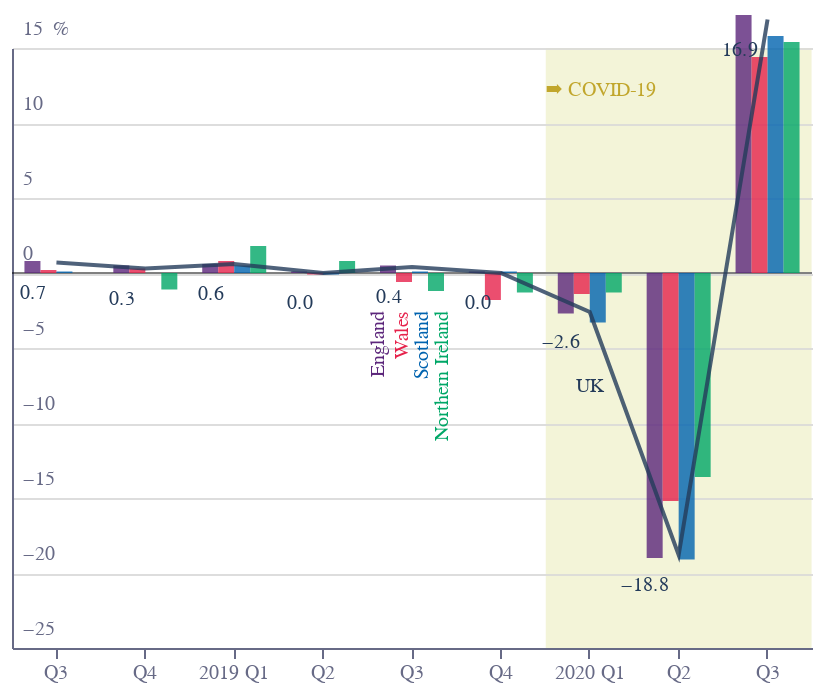

Here is the notebook cell this chart was saved with:
### Code cell
bars = alt.Chart(f1).encode(
    y=alt.Y(
        "value:Q",
        stack=False,
        title="",
        axis=alt.Axis(
            grid=True,
            title="%",
            titleAnchor="start",
            labelColor=colors["eco-gray"],
            titleColor=colors["eco-gray"],
            tickColor=colors["eco-gray"],
            domainColor=colors["eco-gray"],
            titleFontSize=10,
            titleFontWeight="normal",
            ticks=False,
            labelAlign="left",
            labelBaseline="middle",
            labelPadding=-5,
            labelOffset=-10,
            titleX=20,
            titleY=-5,
            titleBaseline="bottom",
            titleAngle=0,
            titleAlign="left",
            tickCount=7,
            format=".0f",
        ),
        scale=alt.Scale(domain=[-22, 15]),
    ),
    x=alt.X(
        "date:N",
        title="",
        axis=alt.Axis(
            labelColor=colors["eco-gray"],
            titleColor=colors["eco-gray"],
            tickColor=colors["eco-gray"],
            domainColor=colors["eco-gray"],
            orient="bottom",
            labelExpr="indexof(datum.value,'Q1')>-1?slice(datum.value,0,4)+' '+slice(datum.value,4):slice(datum.value,4)",
            labelAngle=0,
        ),
    ),
)

xAxis = (
    alt.Chart(pd.DataFrame([{"value": 0}]))
    .mark_rule(size=0.5)
    .encode(
        y=alt.Y("value:Q"),
    )
)
rect = (
    alt.Chart(dr)
    .mark_rect(blend="darken", xOffset=-22, x2Offset=22)
    .encode(
        x2="q3:N",
        color=alt.Color("color:N", scale=None),
        x=alt.X(
            "start:N",
            title="",
            axis=alt.Axis(
                labelColor=colors["eco-gray"],
                titleColor=colors["eco-gray"],
                tickColor=colors["eco-gray"],
                domainColor=colors["eco-gray"],
                orient="bottom",
                labelExpr="indexof(datum.value,'Q1')>-1?slice(datum.value,0,4)+' '+slice(datum.value,4):slice(datum.value,4)",
                labelAngle=0,
            ),
        ),
    )
)
bars1 = bars.mark_bar(
    size=8, xOffset=-12, color=colors["eco-purple"], opacity=0.8
).transform_filter("datum.region=='England'")
bars2 = bars.mark_bar(
    size=8, xOffset=-4, color=colors["eco-pink"], opacity=0.8
).transform_filter("datum.region=='Wales'")
bars3 = bars.mark_bar(
    size=8, xOffset=4, color=colors["eco-mid-blue"], opacity=0.8
).transform_filter("datum.region=='Scotland'")
bars4 = bars.mark_bar(
    size=8, xOffset=12, color=colors["eco-green"], opacity=0.8
).transform_filter("datum.region=='Northern Ireland'")
line = bars.mark_line(color=colors["eco-blue"], opacity=0.8).transform_filter(
    "datum.region=='UK'"
)

text = line.mark_text(
    yOffset=15, xOffset=-5, size=10, align="right", color=colors["eco-blue"]
).encode(text=alt.Text("value:Q", format=".1f"))
label1 = (
    alt.Chart(
        pd.DataFrame(
            [{"x": "2019Q3", "y": -2.5, "t": "England", "c": colors["eco-purple"]}]
        )
    )
    .mark_text(xOffset=-17, align="right", angle=270, size=10, baseline="middle")
    .encode(text="t", x="x:N", y="y:Q", color=alt.Color("c:N", scale=None))
)
label2 = (
    alt.Chart(
        pd.DataFrame(
            [{"x": "2019Q3", "y": -2.5, "t": "Wales", "c": colors["eco-pink"]}]
        )
    )
    .mark_text(xOffset=-5, align="right", angle=270, size=10, baseline="middle")
    .encode(text="t", x="x:N", y="y:Q", color=alt.Color("c:N", scale=None))
)
label3 = (
    alt.Chart(
        pd.DataFrame(
            [{"x": "2019Q3", "y": -2.5, "t": "Scotland", "c": colors["eco-mid-blue"]}]
        )
    )
    .mark_text(xOffset=5, align="right", angle=270, size=10, baseline="middle")
    .encode(text="t", x="x:N", y="y:Q", color=alt.Color("c:N", scale=None))
)
label4 = (
    alt.Chart(
        pd.DataFrame(
            [
                {
                    "x": "2019Q3",
                    "y": -2.5,
                    "t": "Northern Ireland",
                    "c": colors["eco-green"],
                }
            ]
        )
    )
    .mark_text(xOffset=15, align="right", angle=270, size=10, baseline="middle")
    .encode(text="t", x="x:N", y="y:Q", color=alt.Color("c:N", scale=None))
)
label5 = (
    alt.Chart(
        pd.DataFrame([{"x": "2020Q1", "y": -7.5, "t": "UK", "c": colors["eco-blue"]}])
    )
    .mark_text(xOffset=7, align="right", angle=0, size=10, baseline="middle")
    .encode(text="t", x="x:N", y="y:Q", color=alt.Color("c:N", scale=None))
)
label6 = (
    alt.Chart(
        pd.DataFrame([{"x": "2020Q1", "y": 12.2, "t": "➡ COVID-19", "c": "#c1a62c"}])
    )
    .mark_text(xOffset=-22, align="left", angle=0, size=10, baseline="middle")
    .encode(text="t", x="x:N", y="y:Q", color=alt.Color("c:N", scale=None))
)
labels = label1 + label2 + label3 + label4 + label5 + label6

layer = (
    (xAxis + rect + bars1 + bars2 + bars3 + bars4 + line + text + labels)
    .configure_view(stroke=None)
    .properties(title="")
    .properties(height=300, width=400)
)
layer.save("visualisation/" + f + ".json")
layer

### Figure 1 — Vega-Lite specification as saved in the notebook (floating-point values rounded to 4 significant figures)
{"config": {"view": {"continuousWidth": 400, "continuousHeight": 300, "stroke": null}}, "layer": [{"data": {"name": "data-4c6f780913a45f81a467345005541598"}, "mark": {"type": "rule", "size": 0.5}, "encoding": {"y": {"type": "quantitative", "field": "value"}}}, {"data": {"name": "data-f4d0010da2c5567cc0475caba435bfbc"}, "mark": {"type": "rect", "blend": "darken", "x2Offset": 22, "xOffset": -22}, "encoding": {"color": {"type": "nominal", "field": "color", "scale": null}, "x": {"type": "nominal", "axis": {"domainColor": "#676A86", "labelAngle": 0, "labelColor": "#676A86", "labelExpr": "indexof(datum.value,'Q1')>-1?slice(datum.value,0,4)+' '+slice(datum.value,4):slice(datum.value,4)", "orient": "bottom", "tickColor": "#676A86", "titleColor": "#676A86"}, "field": "start", "title": ""}, "x2": {"field": "q3"}}}, {"data": {"name": "data-7a91ca4379a42b0bce5ccb1fdf3de591"}, "mark": {"type": "bar", "color": "#5C267B", "opacity": 0.8, "size": 8, "xOffset": -12}, "encoding": {"x": {"type": "nominal", "axis": {"domainColor": "#676A86", "labelAngle": 0, "labelColor": "#676A86", "labelExpr": "indexof(datum.value,'Q1')>-1?slice(datum.value,0,4)+' '+slice(datum.value,4):slice(datum.value,4)", "orient": "bottom", "tickColor": "#676A86", "titleColor": "#676A86"}, "field": "date", "title": ""}, "y": {"type": "quantitative", "axis": {"domainColor": "#676A86", "format": ".0f", "grid": true, "labelAlign": "left", "labelBaseline": "middle", "labelColor": "#676A86", "labelOffset": -10, "labelPadding": -5, "tickColor": "#676A86", "tickCount": 7, "ticks": false, "title": "%", "titleAlign": "left", "titleAnchor": "start", "titleAngle": 0, "titleBaseline": "bottom", "titleColor": "#676A86", "titleFontSize": 10, "titleFontWeight": "normal", "titleX": 20, "titleY": -5}, "field": "value", "scale": {"domain": [-22, 15]}, "stack": false, "title": ""}}, "transform": [{"filter": "datum.region=='England'"}]}, {"data": {"name": "data-7a91ca4379a42b0bce5ccb1fdf3de591"}, "mark": {"type": "bar", "color": "#E6224B", "opacity": 0.8, "size": 8, "xOffset": -4}, "encoding": {"x": {"type": "nominal", "axis": {"domainColor": "#676A86", "labelAngle": 0, "labelColor": "#676A86", "labelExpr": "indexof(datum.value,'Q1')>-1?slice(datum.value,0,4)+' '+slice(datum.value,4):slice(datum.value,4)", "orient": "bottom", "tickColor": "#676A86", "titleColor": "#676A86"}, "field": "date", "title": ""}, "y": {"type": "quantitative", "axis": {"domainColor": "#676A86", "format": ".0f", "grid": true, "labelAlign": "left", "labelBaseline": "middle", "labelColor": "#676A86", "labelOffset": -10, "labelPadding": -5, "tickColor": "#676A86", "tickCount": 7, "ticks": false, "title": "%", "titleAlign": "left", "titleAnchor": "start", "titleAngle": 0, "titleBaseline": "bottom", "titleColor": "#676A86", "titleFontSize": 10, "titleFontWeight": "normal", "titleX": 20, "titleY": -5}, "field": "value", "scale": {"domain": [-22, 15]}, "stack": false, "title": ""}}, "transform": [{"filter": "datum.region=='Wales'"}]}, {"data": {"name": "data-7a91ca4379a42b0bce5ccb1fdf3de591"}, "mark": {"type": "bar", "color": "#0063AF", "opacity": 0.8, "size": 8, "xOffset": 4}, "encoding": {"x": {"type": "nominal", "axis": {"domainColor": "#676A86", "labelAngle": 0, "labelColor": "#676A86", "labelExpr": "indexof(datum.value,'Q1')>-1?slice(datum.value,0,4)+' '+slice(datum.value,4):slice(datum.value,4)", "orient": "bottom", "tickColor": "#676A86", "titleColor": "#676A86"}, "field": "date", "title": ""}, "y": {"type": "quantitative", "axis": {"domainColor": "#676A86", "format": ".0f", "grid": true, "labelAlign": "left", "labelBaseline": "middle", "labelColor": "#676A86", "labelOffset": -10, "labelPadding": -5, "tickColor": "#676A86", "tickCount": 7, "ticks": false, "title": "%", "titleAlign": "left", "titleAnchor": "start", "titleAngle": 0, "titleBaseline": "bottom", "titleColor": "#676A86", "titleFontSize": 10, "titleFontWeight": "normal", "titleX": 20, "titleY": -5}, "field": "value", "scale": {"domain": [-22, 15]}, "stack": false, "title": ""}}, "transform": [{"filter": "datum.region=='Scotland'"}]}, {"data": {"name": "data-7a91ca4379a42b0bce5ccb1fdf3de591"}, "mark": {"type": "bar", "color": "#00A767", "opacity": 0.8, "size": 8, "xOffset": 12}, "encoding": {"x": {"type": "nominal", "axis": {"domainColor": "#676A86", "labelAngle": 0, "labelColor": "#676A86", "labelExpr": "indexof(datum.value,'Q1')>-1?slice(datum.value,0,4)+' '+slice(datum.value,4):slice(datum.value,4)", "orient": "bottom", "tickColor": "#676A86", "titleColor": "#676A86"}, "field": "date", "title": ""}, "y": {"type": "quantitative", "axis": {"domainColor": "#676A86", "format": ".0f", "grid": true, "labelAlign": "left", "labelBaseline": "middle", "labelColor": "#676A86", "labelOffset": -10, "labelPadding": -5, "tickColor": "#676A86", "tickCount": 7, "ticks": false, "title": "%", "titleAlign": "left", "titleAnchor": "start", "titleAngle": 0, "titleBaseline": "bottom", "titleColor": "#676A86", "titleFontSize": 10, "titleFontWeight": "normal", "titleX": 20, "titleY": -5}, "field": "value", "scale": {"domain": [-22, 15]}, "stack": false, "title": ""}}, "transform": [{"filter": "datum.region=='Northern Ireland'"}]}, {"data": {"name": "data-7a91ca4379a42b0bce5ccb1fdf3de591"}, "mark": {"type": "line", "color": "#243B5A", "opacity": 0.8}, "encoding": {"x": {"type": "nominal", "axis": {"domainColor": "#676A86", "labelAngle": 0, "labelColor": "#676A86", "labelExpr": "indexof(datum.value,'Q1')>-1?slice(datum.value,0,4)+' '+slice(datum.value,4):slice(datum.value,4)", "orient": "bottom", "tickColor": "#676A86", "titleColor": "#676A86"}, "field": "date", "title": ""}, "y": {"type": "quantitative", "axis": {"domainColor": "#676A86", "format": ".0f", "grid": true, "labelAlign": "left", "labelBaseline": "middle", "labelColor": "#676A86", "labelOffset": -10, "labelPadding": -5, "tickColor": "#676A86", "tickCount": 7, "ticks": false, "title": "%", "titleAlign": "left", "titleAnchor": "start", "titleAngle": 0, "titleBaseline": "bottom", "titleColor": "#676A86", "titleFontSize": 10, "titleFontWeight": "normal", "titleX": 20, "titleY": -5}, "field": "value", "scale": {"domain": [-22, 15]}, "stack": false, "title": ""}}, "transform": [{"filter": "datum.region=='UK'"}]}, {"data": {"name": "data-7a91ca4379a42b0bce5ccb1fdf3de591"}, "mark": {"type": "text", "align": "right", "color": "#243B5A", "size": 10, "xOffset": -5, "yOffset": 15}, "encoding": {"text": {"type": "quantitative", "field": "value", "format": ".1f"}, "x": {"type": "nominal", "axis": {"domainColor": "#676A86", "labelAngle": 0, "labelColor": "#676A86", "labelExpr": "indexof(datum.value,'Q1')>-1?slice(datum.value,0,4)+' '+slice(datum.value,4):slice(datum.value,4)", "orient": "bottom", "tickColor": "#676A86", "titleColor": "#676A86"}, "field": "date", "title": ""}, "y": {"type": "quantitative", "axis": {"domainColor": "#676A86", "format": ".0f", "grid": true, "labelAlign": "left", "labelBaseline": "middle", "labelColor": "#676A86", "labelOffset": -10, "labelPadding": -5, "tickColor": "#676A86", "tickCount": 7, "ticks": false, "title": "%", "titleAlign": "left", "titleAnchor": "start", "titleAngle": 0, "titleBaseline": "bottom", "titleColor": "#676A86", "titleFontSize": 10, "titleFontWeight": "normal", "titleX": 20, "titleY": -5}, "field": "value", "scale": {"domain": [-22, 15]}, "stack": false, "title": ""}}, "transform": [{"filter": "datum.region=='UK'"}]}, {"layer": [{"data": {"name": "data-832cb6ff864d0cfae9b09263118f0b95"}, "mark": {"type": "text", "align": "right", "angle": 270, "baseline": "middle", "size": 10, "xOffset": -17}, "encoding": {"color": {"type": "nominal", "field": "c", "scale": null}, "text": {"type": "nominal", "field": "t"}, "x": {"type": "nominal", "field": "x"}, "y": {"type": "quantitative", "field": "y"}}}, {"data": {"name": "data-a0bcb6a61afb9504044c5d3892b933f2"}, "mark": {"type": "text", "align": "right", "angle": 270, "baseline": "middle", "size": 10, "xOffset": -5}, "encoding": {"color": {"type": "nominal", "field": "c", "scale": null}, "text": {"type": "nominal", "field": "t"}, "x": {"type": "nominal", "field": "x"}, "y": {"type": "quantitative", "field": "y"}}}, {"data": {"name": "data-552edb9161643c2df85db98859289b6b"}, "mark": {"type": "text", "align": "right", "angle": 270, "baseline": "middle", "size": 10, "xOffset": 5}, "encoding": {"color": {"type": "nominal", "field": "c", "scale": null}, "text": {"type": "nominal", "field": "t"}, "x": {"type": "nominal", "field": "x"}, "y": {"type": "quantitative", "field": "y"}}}, {"data": {"name": "data-50f1a2cd8f3c710e21f6c36087ddac64"}, "mark": {"type": "text", "align": "right", "angle": 270, "baseline": "middle", "size": 10, "xOffset": 15}, "encoding": {"color": {"type": "nominal", "field": "c", "scale": null}, "text": {"type": "nominal", "field": "t"}, "x": {"type": "nominal", "field": "x"}, "y": {"type": "quantitative", "field": "y"}}}, {"data": {"name": "data-7410e7de9af775dc048c67bf699a98f4"}, "mark": {"type": "text", "align": "right", "angle": 0, "baseline": "middle", "size": 10, "xOffset": 7}, "encoding": {"color": {"type": "nominal", "field": "c", "scale": null}, "text": {"type": "nominal", "field": "t"}, "x": {"type": "nominal", "field": "x"}, "y": {"type": "quantitative", "field": "y"}}}, {"data": {"name": "data-c24a3e0ad3bf5a3beece11e9f8097a39"}, "mark": {"type": "text", "align": "left", "angle": 0, "baseline": "middle", "size": 10, "xOffset": -22}, "encoding": {"color": {"type": "nominal", "field": "c", "scale": null}, "text": {"type": "nominal", "field": "t"}, "x": {"type": "nominal", "field": "x"}, "y": {"type": "quantitative", "field": "y"}}}]}], "height": 300, "title": "", "width": 400, "$schema": "https://vega.github.io/schema/vega-lite/v4.8.1.json", "datasets": {"data-4c6f780913a45f81a467345005541598": [{"value": 0}], "data-f4d0010da2c5567cc0475caba435bfbc": [{"start": "2020Q1", "q3": "2020Q3", "q4": "2020Q4", "event": "covid", "color": "#F3F4D8"}], "data-7a91ca4379a42b0bce5ccb1fdf3de591": [{"date": "2018Q3", "region": "UK", "value": 0.7}, {"date": "2018Q3", "region": "England", "value": 0.8}, {"date": "2018Q3", "region": "Wales", "value": 0.2}, {"date": "2018Q3", "region": "Scotland", "value": 0.1}, {"date": "2018Q3", "region": "Northern Ireland", "value": 0.0}, {"date": "2018Q4", "region": "UK", "value": 0.3}, {"date": "2018Q4", "region": "England", "value": 0.5}, {"date": "2018Q4", "region": "Wales", "value": 0.3}, {"date": "2018Q4", "region": "Scotland", "value": 0.0}, {"date": "2018Q4", "region": "Northern Ireland", "value": -1.1}, {"date": "2019Q1", "region": "UK", "value": 0.6}, {"date": "2019Q1", "region": "England", "value": 0.6}, {"date": "2019Q1", "region": "Wales", "value": 0.8}, {"date": "2019Q1", "region": "Scotland", "value": 0.5}, {"date": "2019Q1", "region": "Northern Ireland", "value": 1.8}, {"date": "2019Q2", "region": "UK", "value": 0.0}, {"date": "2019Q2", "region": "England", "value": 0.1}, {"date": "2019Q2", "region": "Wales", "value": -0.1}, {"date": "2019Q2", "region": "Scotland", "value": -0.1}, {"date": "2019Q2", "region": "Northern Ireland", "value": 0.8}, {"date": "2019Q3", "region": "UK", "value": 0.4}, {"date": "2019Q3", "region": "England", "value": 0.5}, {"date": "2019Q3", "region": "Wales", "value": -0.6}, {"date": "2019Q3", "region": "Scotland", "value": 0.1}, {"date": "2019Q3", "region": "Northern Ireland", "value": -1.2}, {"date": "2019Q4", "region": "UK", "value": 0.0}, {"date": "2019Q4", "region": "England", "value": 0.1}, {"date": "2019Q4", "region": "Wales", "value": -1.8}, {"date": "2019Q4", "region": "Scotland", "value": 0.1}, {"date": "2019Q4", "region": "Northern Ireland", "value": -1.3}, {"date": "2020Q1", "region": "UK", "value": -2.6}, {"date": "2020Q1", "region": "England", "value": -2.7}, {"date": "2020Q1", "region": "Wales", "value": -1.4}, {"date": "2020Q1", "region": "Scotland", "value": -3.3}, {"date": "2020Q1", "region": "Northern Ireland", "value": -1.3}, {"date": "2020Q2", "region": "UK", "value": -18.8}, {"date": "2020Q2", "region": "England", "value": -19.0}, {"date": "2020Q2", "region": "Wales", "value": -15.2}, {"date": "2020Q2", "region": "Scotland", "value": -19.1}, {"date": "2020Q2", "region": "Northern Ireland", "value": -13.6}, {"date": "2020Q3", "region": "UK", "value": 16.9}, {"date": "2020Q3", "region": "England", "value": 17.2}, {"date": "2020Q3", "region": "Wales", "value": 14.4}, {"date": "2020Q3", "region": "Scotland", "value": 15.8}, {"date": "2020Q3", "region": "Northern Ireland", "value": 15.4}], "data-832cb6ff864d0cfae9b09263118f0b95": [{"x": "2019Q3", "y": -2.5, "t": "England", "c": "#5C267B"}], "data-a0bcb6a61afb9504044c5d3892b933f2": [{"x": "2019Q3", "y": -2.5, "t": "Wales", "c": "#E6224B"}], "data-552edb9161643c2df85db98859289b6b": [{"x": "2019Q3", "y": -2.5, "t": "Scotland", "c": "#0063AF"}], "data-50f1a2cd8f3c710e21f6c36087ddac64": [{"x": "2019Q3", "y": -2.5, "t": "Northern Ireland", "c": "#00A767"}], "data-7410e7de9af775dc048c67bf699a98f4": [{"x": "2020Q1", "y": -7.5, "t": "UK", "c": "#243B5A"}], "data-c24a3e0ad3bf5a3beece11e9f8097a39": [{"x": "2020Q1", "y": 12.2, "t": "➡ COVID-19", "c": "#c1a62c"}]}}
